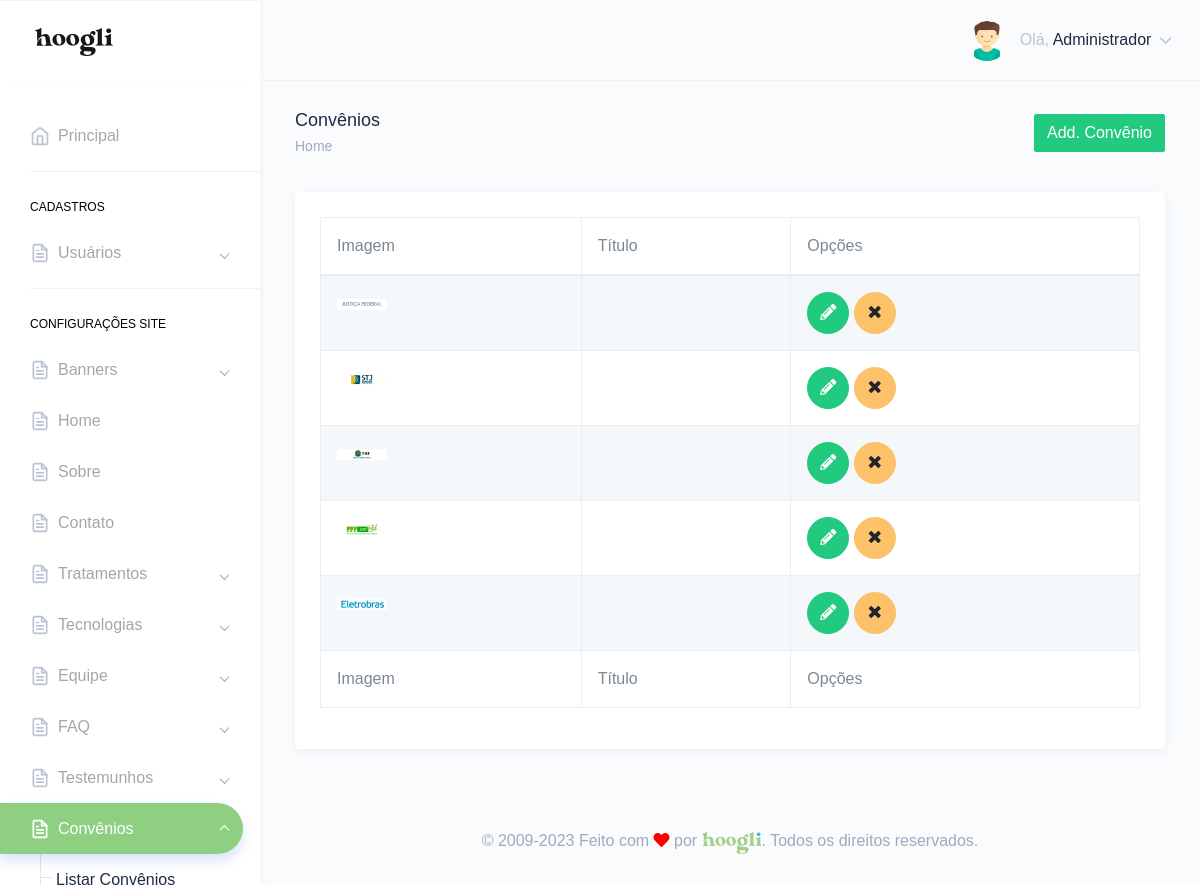
The page /painel/convenios.php (signed in) on the database its author committed.
### tables this page shows
CREATE TABLE `tbl_usuarios` (
  `id` int NOT NULL,
  `nome` varchar(250) DEFAULT NULL,
  `email` varchar(250) DEFAULT NULL,
  `telefone` varchar(250) DEFAULT NULL,
  `endereco` varchar(250) DEFAULT NULL,
  `cpf` varchar(100) DEFAULT NULL,
  `login` varchar(100) DEFAULT NULL,
  `senha` varchar(100) DEFAULT NULL,
  `foto` varchar(250) DEFAULT NULL,
  `id_cargo` int DEFAULT NULL,
  `sexo` varchar(2) DEFAULT NULL,
  `perm_cad_usuario` varchar(2) DEFAULT NULL,
  `perm_relatorio` varchar(2) DEFAULT NULL,
  `perm_add_usuario` varchar(2) DEFAULT NULL,
  `perm_edit_usuario` varchar(2) DEFAULT NULL,
  `perm_del_usuario` varchar(2) DEFAULT NULL,
  `perm_cad_contato` varchar(2) DEFAULT NULL,
  `perm_edit_contato` varchar(2) DEFAULT NULL,
  `perm_del_contato` varchar(2) DEFAULT NULL,
  `perm_edit_contato_nf` varchar(3) DEFAULT NULL,
  `perm_pag_principal_rm` varchar(2) DEFAULT NULL,
  `perm_pag_principal_uc` varchar(2) DEFAULT NULL,
  `admin_geral` varchar(2) DEFAULT NULL,
  `data_frase` date DEFAULT NULL,
  `id_frase` int DEFAULT NULL,
  `frase_lida` varchar(2) DEFAULT NULL
);

CREATE TABLE `tbl_convenios` (
  `id` int NOT NULL,
  `titulo` varchar(250) DEFAULT NULL,
  `link` varchar(250) DEFAULT NULL,
  `foto` varchar(250) DEFAULT NULL
);

### Connection/con-pdo.php (called while the page is built, shortened)
<?php
$conInstanciada = '';
if(empty($conInstanciada)) {
	class Conexao {
		private static $pdo;
		public static function getInstance() {
		if (!isset(self::$pdo)) {
		 try {
		  $opcoes = array(PDO::MYSQL_ATTR_INIT_COMMAND => 'SET NAMES utf8', PDO::ATTR_PERSISTENT => TRUE);
		  self::$pdo = new PDO("mysql:host=" . HOST . "; dbname=" . DBNAME . "; charset=" . CHARSET . ";", USER, PASSWORD, $opcoes);
		  self::$pdo->setAttribute(PDO::ATTR_ERRMODE, PDO::ERRMODE_EXCEPTION);
		 } catch (PDOException $e) {
		  print "Erro: " . $e->getMessage();
		 }
		}
		return self::$pdo;
		}
	}
}

### Class/acesso.class.php (called while the page is built, shortened)
<?php
$AcessoInstanciada = '';
if(empty($AcessoInstanciada)) {
	if(file_exists('Connection/conexao.php')) {
		require_once('Connection/con-pdo.php');
		require_once('Class/funcoes.php');
	} else {
		require_once('../Connection/con-pdo.php');
		require_once('../Class/funcoes.php');
	}
	class Acesso {
		private $pdo = null;
		private static $Acesso = null;
		private function __construct($conexao){
			$this->pdo = $conexao;
		}
		public static function getInstance($conexao){
			if (!isset(self::$Acesso)):
				self::$Acesso = new Acesso($conexao);
			endif;
			return self::$Acesso;
		}
		function rsDados($id='', $idCargo='', $orderBy='', $limite='') {
			$sqlLimite = '';
			$sqlOrdem = '';
			$sql = '';
			$nCampos = 0;
			if(!empty($id)) {
				$sql .= " and id = ?";
				$nCampos++;
				$campo[$nCampos] = $id;
			}
			try{
				$sql = "SELECT * FROM tbl_usuarios where 1=1 $sql $sqlOrdem $sqlLimite";
				$stm = $this->pdo->prepare($sql);
				for($i=1; $i<=$nCampos; $i++) {
					$stm->bindValue($i, $campo[$i]);
				}
				$stm->execute();
				$rsDados = $stm->fetchAll(PDO::FETCH_OBJ);
				if($id <> '' or $limite == 1) {
					return($rsDados[0]);
				} else {
					return($rsDados);
				}
			} catch(PDOException $erro){
				echo $erro->getMessage();
			}
		}
	}
}

### painel/verifica.php (called while the page is built, shortened)
<?php
include "../Class/acesso.class.php";
$verificaRestrito = Acesso::getInstance(Conexao::getInstance());
include "../Class/convenios.class.php";
$convenios = Convenios::getInstance(Conexao::getInstance());
$verificaRestrito->restritoAdmin();
$dadosUsuarioLogado = $verificaRestrito->rsDados($_SESSION['dadosLogado']->id);
?>

### Class/funcoes.php (called while the page is built, shortened)
<?php
  function icone_genero($genero) {
    switch ($genero) {
      case "M": return "assets/images/avatars/boy.svg"; break;
    }
  }
?>

### Class/convenios.class.php (called while the page is built, shortened)
<?php
$ConveniosInstanciada = '';
if(empty($ConveniosInstanciada)) {
	if(file_exists('Connection/conexao.php')) {
		require_once('Connection/con-pdo.php');
		require_once('Class/funcoes.php');
	} else {
		require_once('../Connection/con-pdo.php');
		require_once('../Class/funcoes.php');
	}
	class Convenios {
		private $pdo = null;
		private static $Convenios = null;
		private function __construct($conexao){
			$this->pdo = $conexao;
		}
		public static function getInstance($conexao){
			if (!isset(self::$Convenios)):
				self::$Convenios = new Convenios($conexao);
			endif;
			return self::$Convenios;
		}
		function rsDados($id='', $orderBy='', $limite='') {
			$nCampos = 0;
			$sql = '';
			$sqlOrdem = '';
			$sqlLimite = '';
			try{
				$sql = "SELECT * FROM tbl_convenios where 1=1 $sql $sqlOrdem $sqlLimite";
				$stm = $this->pdo->prepare($sql);
				for($i=1; $i<=$nCampos; $i++) {
					$stm->bindValue($i, $campo[$i]);
				}
				$stm->execute();
				$rsDados = $stm->fetchAll(PDO::FETCH_OBJ);
				if($id <> '' or $limite == 1) {
					return($rsDados[0]);
				} else {
					return($rsDados);
				}
			} catch(PDOException $erro){
				echo $erro->getMessage();
			}
		}
	}
}

### painel/convenios.php (the view, shortened to what this page needs)
<?php include "verifica.php";
$puxaConvenios = $convenios->rsDados();
?>
<!DOCTYPE html>
<html dir="ltr" lang="pt-br">
<head>
    <link href="dist/css/style.min.css" rel="stylesheet">
</head>
<body>
    <div id="main-wrapper" data-theme="light" data-layout="vertical" data-navbarbg="skin6" data-sidebartype="full" data-sidebar-position="fixed" data-header-position="fixed" data-boxed-layout="full">
      <?php include "header.php";?>
       <?php include "inc-menu-lateral.php";?>
        <div class="page-wrapper">
            <div class="page-breadcrumb">
                <div class="row">
                    <div class="col-7 align-self-center">
                        <h4 class="page-title text-truncate text-dark font-weight-medium mb-1">Convênios</h4>
                        <div class="d-flex align-items-center">
                            <nav aria-label="breadcrumb">
                                <ol class="breadcrumb m-0 p-0">
                                    <li class="breadcrumb-item"><a href="." class="text-muted">Home</a></li>
                                </ol>
                            </nav>
                        </div>
                    </div>
                    <div class="col-5 align-self-center">
                        <a href="add-convenio.php" class="btn btn-success float-right">Add. Convênio</a>
                    </div>
                </div>
            </div>
            <div class="container-fluid">
                <div class="row">
                    <div class="col-12">
                        <div class="card">
                            <div class="card-body">
                                <div class="table-responsive">
                                    <table id="zero_config" class="table table-striped table-bordered no-wrap">
                                        <thead>
                                            <tr>
                                                <th>Imagem</th>
                                                <th>Título</th>
                                                <th>Opções</th>
                                            </tr>
                                        </thead>
                                        <tbody>
                                            <?php
                                            if(count($puxaConvenios) > 0){
                                            foreach($puxaConvenios as $convenio){?>
                                            <tr>
                                                <td>
                                                    <?php if(isset($convenio->foto) && !empty($convenio->foto)){?>
                                                    <img src="../img/<?php echo $convenio->foto;?>" width="50">
                                                    <?php }?>
                                                    </td>
                                                <td><?php echo $convenio->titulo;?></td>
                                                <td>
                                                    <a href="editar-convenio.php?id=<?php echo $convenio->id;?>" class="btn btn-success btn-circle"><i class="fas fa-pencil-alt"></i></a>
                                                    <a href="javascript:;" class="btn btn-warning btn-circle" onclick="excluir('convenios.php', <?php echo $convenio->id;?>, 'excluirConvenio')"><i class="fa fa-times"></i></a>
                                                </td>
                                            </tr>
                                            <?php } }?>
                                        </tbody>
                                        <tfoot>
                                            <tr>
                                                <th>Imagem</th>
                                                <th>Título</th>
                                                <th>Opções</th>
                                            </tr>
                                        </tfoot>
                                    </table>
                                </div>
                            </div>
                        </div>
                    </div>
                </div>
            </div>
        <?php include "footer.php";?>
        </div>
    </div>
</body>
</html>

### painel/header.php (shortened to what this page needs)
<header class="topbar" data-navbarbg="skin6">
            <nav class="navbar top-navbar navbar-expand-md">
                <div class="navbar-header" data-logobg="skin6">
                    <div class="navbar-brand">
                        <a href=".">
                            <span class="logo-text">
                                <img src="assets/images/hoogli_logo.png" alt="homepage" class="dark-logo" />
                            </span>
                        </a>
                    </div>
                </div>
                <div class="navbar-collapse collapse" id="navbarSupportedContent">
                    <ul class="navbar-nav float-right">
                        <li class="nav-item dropdown">
                            <a class="nav-link dropdown-toggle" href="javascript:void(0)" data-toggle="dropdown"
                                aria-haspopup="true" aria-expanded="false">
                                <?php if(!empty($dadosUsuarioLogado->foto)){?>
                                <img src="../img/<?php echo $dadosUsuarioLogado->foto;?>" alt="<?php echo $dadosUsuarioLogado->nome;?>" class="rounded-circle" width="40">
                                <?php }else{?>
                                <img src="<?php echo icone_genero($dadosUsuarioLogado->sexo);?>" alt="<?php echo $dadosUsuarioLogado->nome;?>" class="rounded-circle" width="40">
                                <?php }?>
                                <span class="ml-2 d-none d-lg-inline-block"><span>Olá,</span> <span
                                        class="text-dark"><?php echo $dadosUsuarioLogado->nome;?></span> <i data-feather="chevron-down"
                                        class="svg-icon"></i></span>
                            </a>
                        </li>
                    </ul>
                </div>
            </nav>
        </header>

### rows shown on the page
tbl_usuarios: nome "Administrador"
tbl_convenios: foto (picture)
tbl_convenios: foto (picture)
tbl_convenios: foto (picture)
tbl_convenios: foto (picture)
tbl_convenios: foto (picture)
